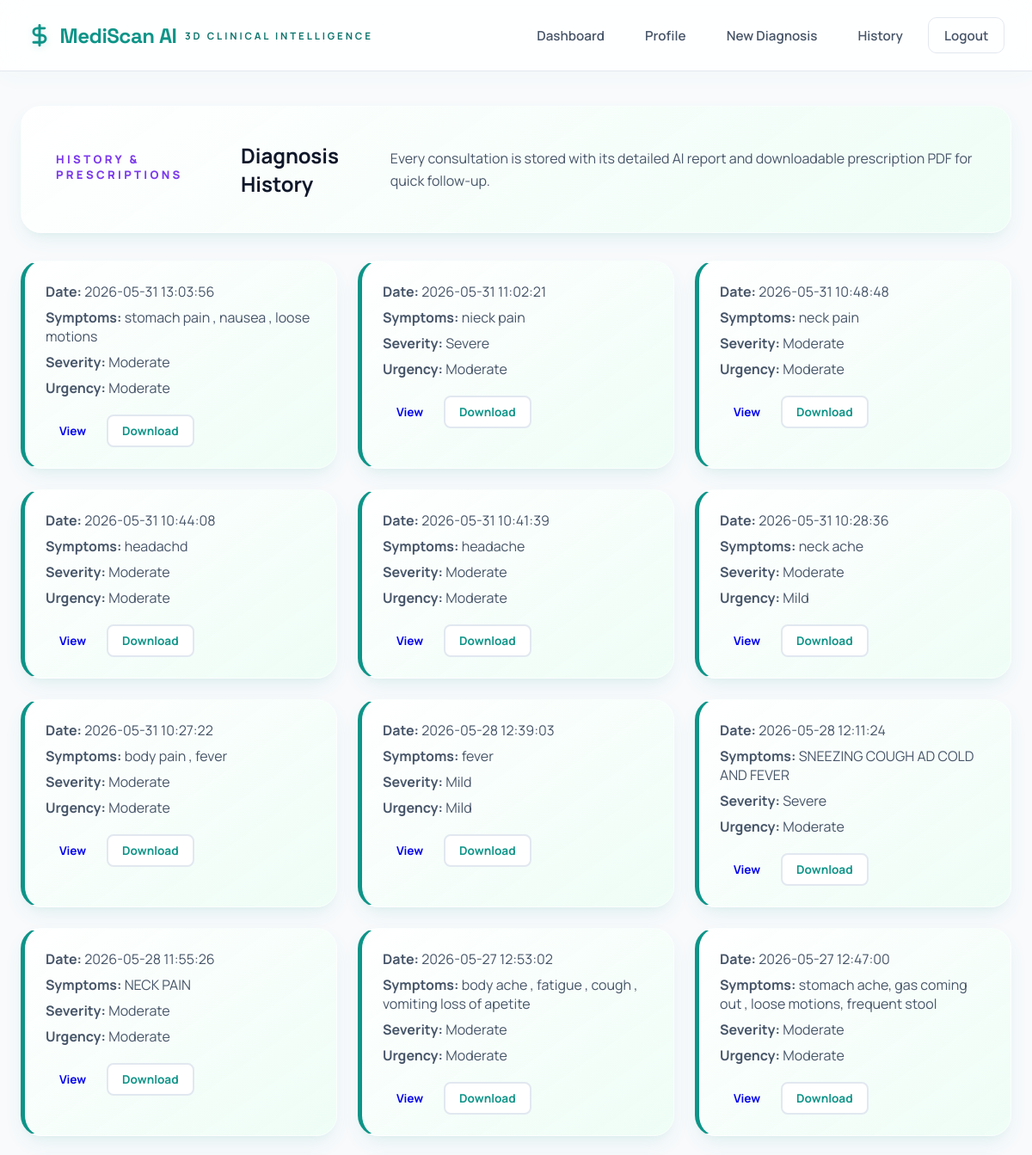
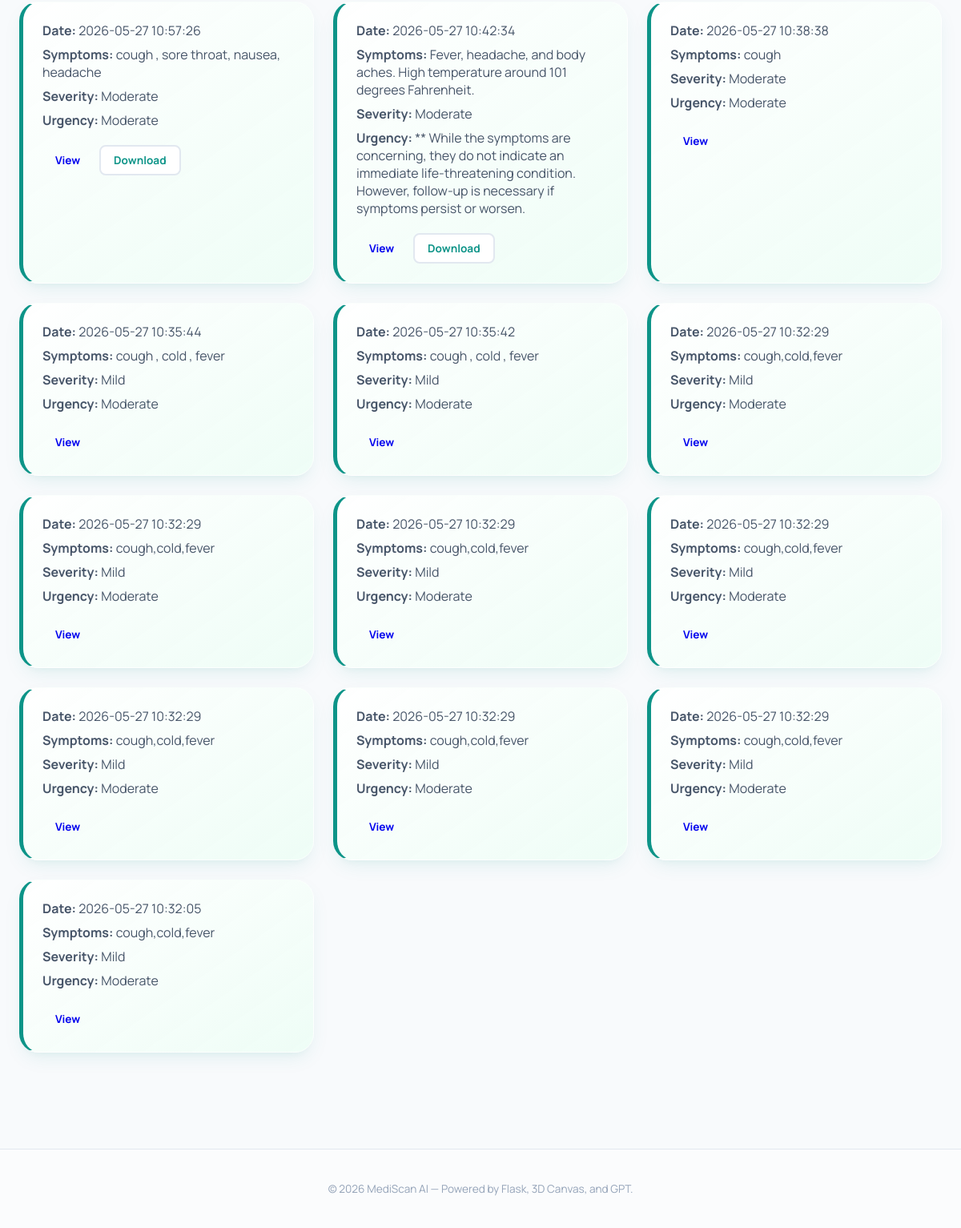
Screenshot of /history (signed in) with the database file from the repository (2 pictures, top to bottom).
### tables this page shows
CREATE TABLE disease_history (history_id INTEGER PRIMARY KEY AUTOINCREMENT,user_id INTEGER NOT NULL,patient_id INTEGER NOT NULL,symptoms TEXT,symptom_duration TEXT,severity TEXT,diagnosis_text TEXT,urgency TEXT,report_filename TEXT,created_at TIMESTAMP DEFAULT CURRENT_TIMESTAMP,FOREIGN KEY(user_id) REFERENCES users(id),FOREIGN KEY(patient_id) REFERENCES patients(patient_id));

### app.py (the view)
@app.route('/history')
def history():
    user = get_current_user()
    if not user:
        return redirect(url_for('login'))
    conn = get_db_connection()
    records = conn.execute('SELECT * FROM disease_history WHERE user_id = ? ORDER BY created_at DESC', (user['id'],)).fetchall()
    conn.close()
    return render_template('history.html', user=user, records=records)

### app.py (called while the page is built)
def get_db_connection():
    conn = sqlite3.connect(DB_PATH)
    conn.row_factory = sqlite3.Row
    return conn

def get_current_user():
    user_id = session.get('user_id')
    if not user_id:
        return None
    conn = get_db_connection()
    user = conn.execute('SELECT * FROM users WHERE id = ?', (user_id,)).fetchone()
    conn.close()
    return user

### templates/history.html
{% extends 'base.html' %}
{% block content %}
<section class="history-shell">
    <div class="history-header glass-card">
        <p class="eyebrow">History & prescriptions</p>
        <h2>Diagnosis History</h2>
        <p class="lead-copy">Every consultation is stored with its detailed AI report and downloadable prescription PDF for quick follow-up.</p>
    </div>
    {% if records %}
        <div class="history-grid">
            {% for record in records %}
                <article class="history-card glass-card">
                    <p><strong>Date:</strong> {{ record.created_at }}</p>
                    <p><strong>Symptoms:</strong> {{ record.symptoms }}</p>
                    <p><strong>Severity:</strong> {{ record.severity }}</p>
                    <p><strong>Urgency:</strong> {{ record.urgency }}</p>
                    <div class="history-card-actions">
                        <a class="button small" href="{{ url_for('diagnosis_result', history_id=record.history_id) }}">View</a>
                        {% if record.report_filename %}
                            <a class="button secondary small" href="{{ url_for('download_report', filename=record.report_filename) }}">Download</a>
                        {% endif %}
                    </div>
                </article>
            {% endfor %}
        </div>
    {% else %}
        <p>No diagnosis history available yet. Start a new diagnosis to generate your first report.</p>
    {% endif %}
</section>
{% endblock %}

### templates/base.html (shortened to what this page needs)
<!DOCTYPE html>
<html lang="en">
<head>
    <link rel="stylesheet" href="{{ url_for('static', filename='css/style.css') }}">
</head>
<body>
    <canvas id="bg-canvas"></canvas>
    <header class="app-header">
        <a class="brand" href="{{ url_for('home') }}">
            <svg class="brand-icon" viewBox="0 0 24 24" width="28" height="28" fill="none" stroke="currentColor" stroke-width="2.5" stroke-linecap="round" stroke-linejoin="round">
                <path d="M12 2v20M17 5H9.5a3.5 3.5 0 0 0 0 7h5a3.5 3.5 0 0 1 0 7H6"/>
            </svg>
            <span>MediScan AI</span>
            <small class="brand-subtitle">3D clinical intelligence</small>
        </a>
        <nav class="nav-links">
            {% if user %}
                <a href="{{ url_for('dashboard') }}" class="nav-item">Dashboard</a>
                <a href="{{ url_for('profile') }}" class="nav-item">Profile</a>
                <a href="{{ url_for('new_diagnosis') }}" class="nav-item">New Diagnosis</a>
                <a href="{{ url_for('history') }}" class="nav-item">History</a>
                <a href="{{ url_for('logout') }}" class="nav-item logout-btn">Logout</a>
            {% else %}
                <a href="{{ url_for('login') }}" class="nav-item">Login</a>
                <a href="{{ url_for('register') }}" class="nav-item register-btn">Register</a>
            {% endif %}
        </nav>
    </header>
    <main class="main-shell">
        {% block content %}{% endblock %}
    </main>
    <footer class="footer-bar">
        <p>© 2026 MediScan AI — Powered by Flask, 3D Canvas, and GPT.</p>
    </footer>
</body>
</html>

### static/css/style.css (style rules this page uses)
:root { --primary: #0d9488; --primary-dark: #0f766e; --secondary: #7c3aed; --accent: #10b981; --accent-light: #f0fdf4; --cyan: #06b6d4; --cyan-light: #ecfeff; --bg: #f8fafc; --surface: #ffffff; --text: #0f172a; --text-light: #475569; --text-muted: #94a3b8; --border: #e2e8f0; --success: #10b981; --error: #ef4444; --warning-bg: #fef2f2; --warning-border: #fca5a5; --warning-text: #b91c1c; --shadow: 0 10px 25px -5px rgba(13, 148, 136, 0.1), 0 8px 10px -6px rgba(13, 148, 136, 0.05); --shadow-lg: 0 20px 50px -12px rgba(15, 23, 42, 0.15), 0 0 0 1px rgba(13, 148, 136, 0.05); --font-heading: 'Space Grotesk', 'Plus Jakarta Sans', sans-serif; --font-body: 'Manrope', 'Plus Jakarta Sans', sans-serif; }
* { box-sizing: border-box; margin: 0; padding: 0; }
html, body { height: 100%; background-color: var(--bg); color: var(--text); font-family: var(--font-body); overflow-x: hidden; }
#bg-canvas { position: fixed; top: 0; left: 0; width: 100vw; height: 100vh; z-index: -2; pointer-events: none; background: radial-gradient(circle at 10% 20%, rgba(240, 253, 250, 0.6) 0%, rgba(236, 254, 255, 0.4) 90%); }
.main-shell { position: relative; z-index: 2; padding: 2.5rem 1.5rem; max-width: 1200px; margin: 0 auto; min-height: calc(100vh - 160px); }
.app-header { background: linear-gradient(135deg, rgba(255,255,255,0.95), rgba(240,253,250,0.92)); position: sticky; top: 0; z-index: 100; display: flex; justify-content: space-between; align-items: center; padding: 1.25rem 2rem; background: rgba(255, 255, 255, 0.85); backdrop-filter: blur(16px); -webkit-backdrop-filter: blur(16px); border-bottom: 1px solid var(--border); box-shadow: 0 4px 30px rgba(13, 148, 136, 0.03); }
.brand { font-family: var(--font-heading); font-size: 1.5rem; font-weight: 800; color: var(--primary); text-decoration: none; display: flex; flex-wrap: wrap; align-items: center; gap: 0.6rem; letter-spacing: -0.5px; }
.brand-subtitle { font-family: var(--font-body); font-size: 0.72rem; font-weight: 700; text-transform: uppercase; letter-spacing: 0.25em; color: var(--primary-dark); }
.brand-icon { color: var(--primary); filter: drop-shadow(0 2px 4px rgba(13, 148, 136, 0.15)); }
.nav-links { display: flex; align-items: center; gap: 0.75rem; }
.nav-item { font-family: var(--font-body); font-size: 0.95rem; font-weight: 600; color: var(--text-light); text-decoration: none; padding: 0.6rem 1.1rem; border-radius: 10px; transition: all 0.25s ease; }
.logout-btn { border: 1px solid var(--border); }
.glass-card { background: linear-gradient(145deg, rgba(255,255,255,0.92), rgba(236,253,245,0.88)); backdrop-filter: blur(12px); -webkit-backdrop-filter: blur(12px); border: 1px solid rgba(255, 255, 255, 0.5); border-radius: 24px; box-shadow: var(--shadow); padding: 2.5rem; transition: transform 0.3s ease, box-shadow 0.3s ease; }
.button { font-family: var(--font-body); font-size: 1rem; font-weight: 700; display: inline-flex; align-items: center; justify-content: center; padding: 0.85rem 1.8rem; border-radius: 14px; cursor: pointer; text-decoration: none; border: none; transition: all 0.3s cubic-bezier(0.16, 1, 0.3, 1); }
.button.secondary { background: var(--surface); color: var(--primary); border: 2px solid var(--border); }
.button.small { padding: 0.5rem 1rem; font-size: 0.85rem; border-radius: 8px; }
.lead-copy { color: var(--text-light); line-height: 1.65; }
.eyebrow { font-size: 0.82rem; font-weight: 800; text-transform: uppercase; letter-spacing: 0.25em; color: var(--secondary); margin-bottom: 0.35rem; }
.history-grid { display: grid; grid-template-columns: repeat(auto-fill, minmax(320px, 1fr)); gap: 1.5rem; margin-top: 2rem; }
.history-card { border-left: 5px solid var(--primary); padding: 1.5rem; }
.history-card p { margin-bottom: 0.5rem; color: var(--text-light); }
.history-card-actions { margin-top: 1.25rem; display: flex; gap: 0.5rem; }
.footer-bar { z-index: 2; position: relative; margin-top: 5rem; padding: 2.5rem 1.5rem; text-align: center; color: var(--text-muted); font-size: 0.85rem; border-top: 1px solid var(--border); background: rgba(255, 255, 255, 0.5); }
.history-header { display: flex; justify-content: space-between; align-items: center; margin-bottom: 0.25rem; }

### rows the page displays
disease_history: created_at "2026-05-31 13:03:56", symptoms "stomach pain , nausea , loose motions", severity "Moderate", urgency "Moderate"
disease_history: created_at "2026-05-31 11:02:21", symptoms "nieck pain", severity "Severe", urgency "Moderate"
disease_history: created_at "2026-05-31 10:48:48", symptoms "neck pain", severity "Moderate", urgency "Moderate"
disease_history: created_at "2026-05-31 10:44:08", symptoms "headachd", severity "Moderate", urgency "Moderate"
disease_history: created_at "2026-05-31 10:41:39", symptoms "headache", severity "Moderate", urgency "Moderate"
disease_history: created_at "2026-05-31 10:28:36", symptoms "neck ache", severity "Moderate", urgency "Mild"
disease_history: created_at "2026-05-31 10:27:22", symptoms "body pain , fever", severity "Moderate", urgency "Moderate"
disease_history: created_at "2026-05-28 12:39:03", symptoms "fever", severity "Mild", urgency "Mild"
disease_history: created_at "2026-05-28 12:11:24", symptoms "SNEEZING COUGH AD COLD AND FEVER", severity "Severe", urgency "Moderate"
disease_history: created_at "2026-05-28 11:55:26", symptoms "NECK PAIN", severity "Moderate", urgency "Moderate"
disease_history: created_at "2026-05-27 12:53:02", symptoms "body ache , fatigue , cough , vomiting loss of apetite", severity "Moderate", urgency "Moderate"
disease_history: created_at "2026-05-27 12:47:00", symptoms "stomach ache, gas coming out , loose motions, frequent stool", severity "Moderate", urgency "Moderate"
disease_history: created_at "2026-05-27 10:57:26", symptoms "cough , sore throat, nausea, headache", severity "Moderate", urgency "Moderate"
disease_history: created_at "2026-05-27 10:42:34", symptoms "Fever, headache, and body aches. High temperature around 101 degrees Fahrenheit.", severity "Moderate", urgency "** While the symptoms are concerning, they do not indicate an immediate life-threatening condition. However, follow-up is necessary if symptoms persist or worsen."
disease_history: created_at "2026-05-27 10:38:38", symptoms "cough", severity "Moderate", urgency "Moderate"
disease_history: created_at "2026-05-27 10:35:44", symptoms "cough , cold , fever", severity "Mild", urgency "Moderate"
disease_history: created_at "2026-05-27 10:35:42", symptoms "cough , cold , fever", severity "Mild", urgency "Moderate"
disease_history: created_at "2026-05-27 10:32:29", symptoms "cough,cold,fever", severity "Mild", urgency "Moderate"
disease_history: created_at "2026-05-27 10:32:29", symptoms "cough,cold,fever", severity "Mild", urgency "Moderate"
disease_history: created_at "2026-05-27 10:32:29", symptoms "cough,cold,fever", severity "Mild", urgency "Moderate"
disease_history: created_at "2026-05-27 10:32:29", symptoms "cough,cold,fever", severity "Mild", urgency "Moderate"
disease_history: created_at "2026-05-27 10:32:29", symptoms "cough,cold,fever", severity "Mild", urgency "Moderate"
disease_history: created_at "2026-05-27 10:32:29", symptoms "cough,cold,fever", severity "Mild", urgency "Moderate"
disease_history: created_at "2026-05-27 10:32:29", symptoms "cough,cold,fever", severity "Mild", urgency "Moderate"
disease_history: created_at "2026-05-27 10:32:05", symptoms "cough,cold,fever", severity "Mild", urgency "Moderate"
